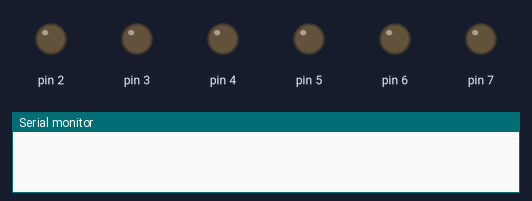
The sketch below on a simulated Arduino Uno, built with avr-gcc and run on an emulated ATmega328P. Shown: output pins drawn as LEDs (lit = HIGH), the last lines printed to the serial monitor. Pins used as bus, display or sensor lines are not drawn.

Above: at 0.7 s.
At 1.6 s:
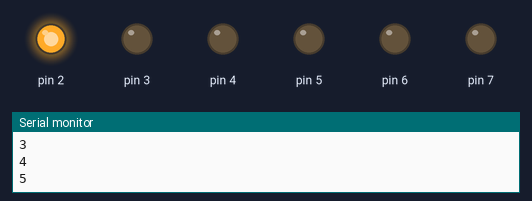
At 2.0 s:
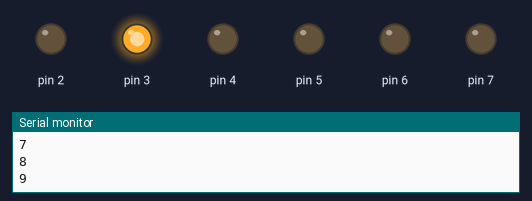
At 2.75 s:
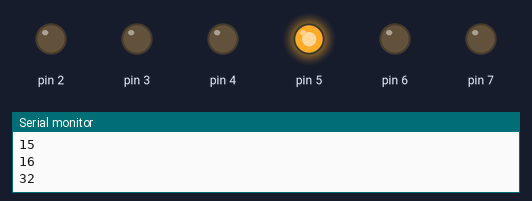
At 3.55 s:
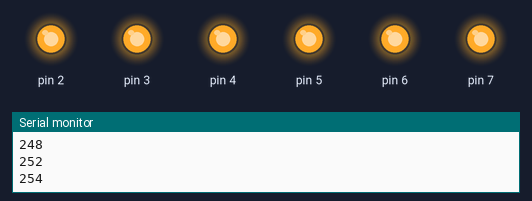
At 6.1 s:
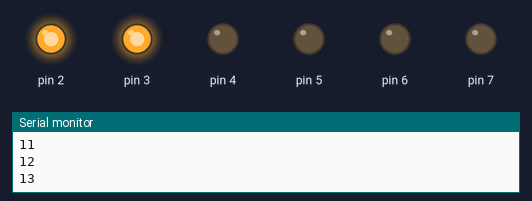
Timing chart, 0 to 8.5 s (numbered marks = the images above):
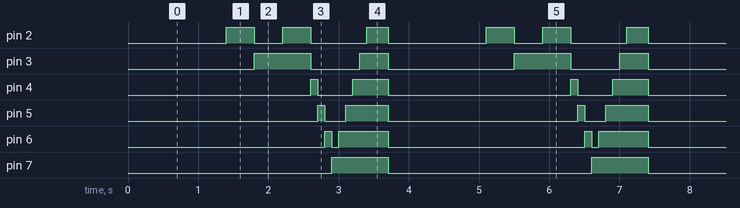

Measured:
- by itself, pin 2: repeats every 3.7 s: LOW 0.40 s, HIGH 0.40 s, LOW 0.80 s, HIGH 0.30 s, LOW 1.4 s, HIGH 0.40 s
- by itself, pin 3: repeats every 3.7 s: LOW 0.70 s, HIGH 0.40 s, LOW 1.8 s, HIGH 0.80 s
- by itself, pin 4: repeats every 3.7 s: LOW 0.50 s, HIGH 0.50 s, LOW 2.6 s, HIGH 0.10 s
- by itself, pin 5: repeats every 3.7 s: LOW 0.30 s, HIGH 0.60 s, LOW 2.7 s, HIGH 0.10 s
- by itself, pin 6: repeats every 3.7 s: LOW 0.10 s, HIGH 0.70 s, LOW 2.8 s, HIGH 0.10 s
- by itself, pin 7: alternates HIGH for 0.80 s and LOW for 2.9 s

The sketch:

teste_tabela1.ino
```cpp
#define MAX 27

void setup() {

  Serial.begin(9600);
  while (!Serial) {
    ; // wait for serial port to connect. Needed for native USB port only
  }

  DDRD = 0b11111111;
}

void loop() {

  int vect[MAX] = {0b00000000, 0b00000001, 0b00000010, 0b00000011, 0b00000100, 0b00000101,
                   0b00000110, 0b00000111, 0b00001000, 0b00001001, 0b00001010, 0b00001011,
                   0b00001100, 0b00001101, 0b00001110, 0b00001111, 0b00010000, 0b00100000,
                   0b01000000, 0b10000000, 0b11000000, 0b11100000, 0b11110000, 0b11111000,
                   0b11111100, 0b11111110, 0b11111111};

  PORTD = 0b00000000;

  delay(1000);

  for (int i = 0; i < 27 ; i++){
      PORTD = vect[i];
      Serial.println(PORTD);
      delay(100);
    }
}
```
